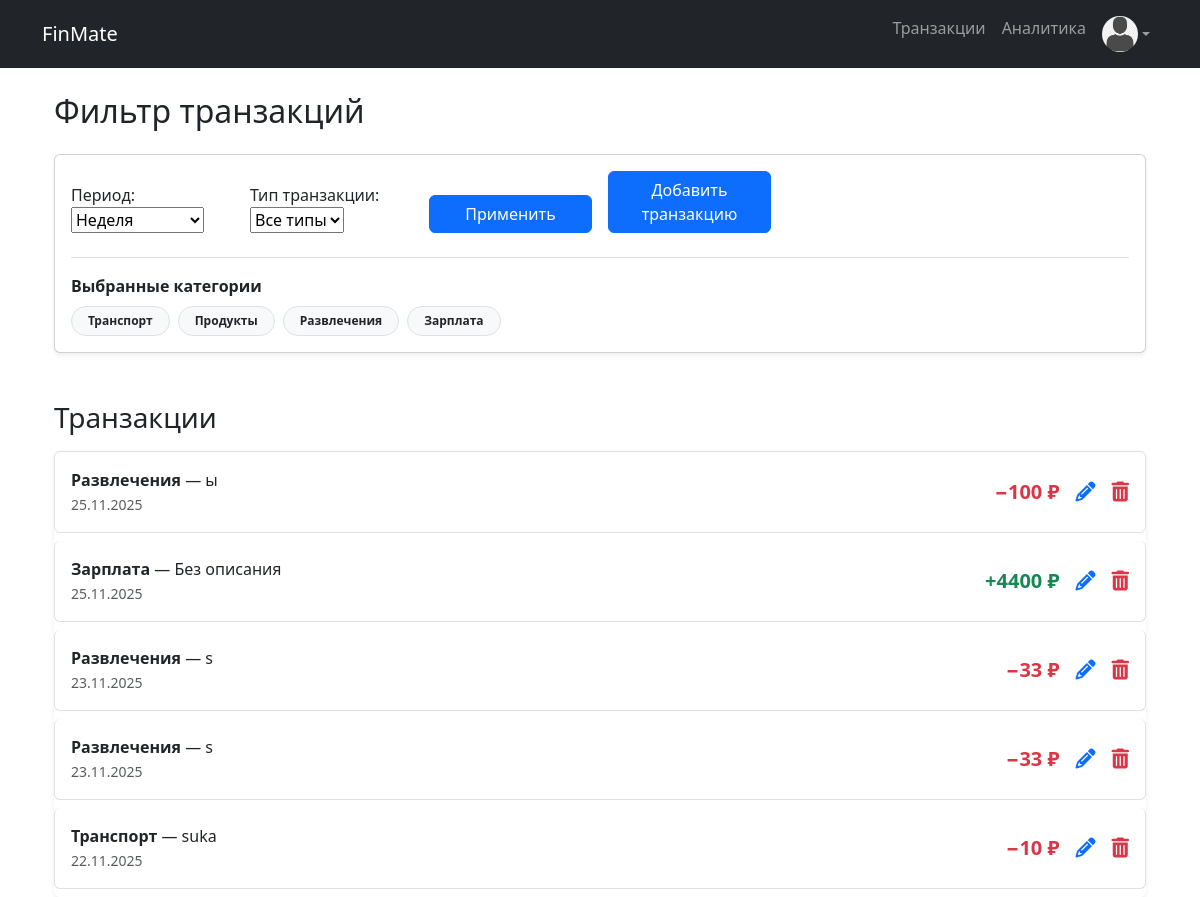
Page / (signed in) on the committed database.
### personal_finance/models.py (models this page shows, shortened)
class Category(models.Model):
    class OperationType(models.TextChoices):
        INCOME = 'income', 'Доход'
        EXPENSE = 'expense', 'Расход'
    name = models.CharField(max_length=255, unique=True, verbose_name="Имя категории")

class PersonalTransaction(models.Model):
    class OperationType(models.TextChoices):
        INCOME = 'income', 'Доход'
        EXPENSE = 'expense', 'Расход'
    total = models.DecimalField(max_digits=10, decimal_places=2, null=False, verbose_name="Сумма")
    date = models.DateField(verbose_name="Дата")
    description = models.TextField(blank=True, verbose_name="Описание")
    category = models.ForeignKey('Category', on_delete=models.CASCADE, verbose_name="Категория",
                                 related_name='category_transactions')
    user = models.ForeignKey(settings.AUTH_USER_MODEL, on_delete=models.CASCADE, verbose_name="Пользователь",
                             related_name='transactions')
    operation_type = models.CharField(max_length=7, default=OperationType.EXPENSE,
                                      choices=OperationType.choices)

### personal_finance/views.py (the view, shortened to what this page needs)
# urls.py: path('', views.transaction_list, name='home'),
@login_required
def transaction_list(request):
    form = TransactionUserForm(data=request.GET or None)
    queryset = PersonalTransaction.objects.filter(user=request.user)\
        .select_related("category").order_by("-date", "-id")
    context = {
        "form": form,
        "transactions": queryset,
        'title': 'Мои финансы',
    }
    return render(request, "personal_finance/transactions_list.html", context)

### personal_finance/forms.py (shortened to what this page needs)
class TransactionUserForm(forms.Form):
    period = forms.ChoiceField(choices=PERIOD_CHOICES, required=False, initial='week', label="Период")
    operation_type = forms.ChoiceField(choices=TYPE_CHOICES, required=False, initial="", label="Тип транзакции")
    date_from = forms.DateField(label="Выберите начало", required=False,
                                input_formats=["%d.%m.%Y"],
                                widget=forms.DateInput(attrs={"placeholder": "дд.мм.гггг"}))
    date_to = forms.DateField(label="Выберите конец", required=False,
                              input_formats=["%d.%m.%Y"],
                              widget=forms.DateInput(attrs={"placeholder": "дд.мм.гггг"}))
    category = forms.ModelMultipleChoiceField(queryset=Category.objects.all(),
                                      widget=forms.CheckboxSelectMultiple, required=False,
                                      label="Выбранные категории")

### users/context_processors.py (called while the page is built)
def default_avatar(request):
    return {'DEFAULT_AVATAR': settings.DEFAULT_AVATAR}

### personal_finance/templates/personal_finance/transactions_list.html (shortened to what this page needs)
{% extends "base.html" %}
{% load static %}
{% block content %}
<div class="container mt-4">
    <h2 class="mb-4">Фильтр транзакций</h2>
    <div class="card shadow-sm mb-5">
        <div class="card-body">
            <form method="get" novalidate>
                <div class="row g-3 align-items-end">
                    <div class="col-lg-2 col-md-4 col-sm-6">
                        {{ form.period.label_tag }}
                        {{ form.period }}
                    </div>
                    <div class="col-lg-2 col-md-4 col-sm-6">
                        {{ form.operation_type.label_tag }}
                        {{ form.operation_type }}
                    </div>
                    <div class="col-lg-2 col-md-4 col-sm-6">
                        <button type="submit" class="btn btn-primary w-100">Применить</button>
                    </div>
                    <div class="col-lg-2 col-md-4 col-sm-6">
                        <a href="{% url 'add_transaction' %}" class="btn btn-primary w-100">
                            Добавить транзакцию
                        </a>
                    </div>
                </div>
                <div class="mt-4 pt-3 border-top">
                    <label class="form-label fw-semibold">{{ form.category.label }}</label>
                    <div class="d-flex flex-wrap gap-2">
                            {% for category in form.category.field.queryset %}
                                <label class="badge category-badge rounded-pill px-3 py-2
                                    {% if category.pk|stringformat:'s' in form.category.value %}
                                        bg-primary text-white
                                    {% else %}
                                        bg-light text-dark border
                                    {% endif %}"
                                       data-category-id="{{ category.pk }}">
                                    <span>{{ category.name }}</span>
                                </label>
                            {% endfor %}
                        </div>
                </div>
            </form>
        </div>
    </div>
    <h3 class="mb-3">Транзакции</h3>
        {% if transactions %}
        <div class="list-group shadow-sm">
            {% for t in transactions %}
                <div class="list-group-item d-flex justify-content-between align-items-center py-3 rounded mb-2 hover-shadow">
                <a href="{% url 'edit_transaction' t.pk %}" class="text-decoration-none text-dark flex-grow-1">
                    <strong>{{ t.category.name }}</strong> — {{ t.description|default:"Без описания" }}
                    <br>
                    <small class="text-muted">{{ t.date|date:"d.m.Y" }}</small>
                </a>
                <div class="d-flex align-items-center gap-3">
                    <div class="{% if t.operation_type == 'income' %}text-success{% else %}text-danger{% endif %} fw-bold fs-5">
                        {% if t.operation_type == 'income' %}+{% else %}−{% endif %}{{ t.total|floatformat:0 }} ₽
                    </div>
                    <a href="{% url 'edit_transaction' t.pk %}"
                       class="text-primary fs-5"
                       title="Редактировать">
                        <i class="fas fa-pencil-alt"></i>
                    </a>
                    <form method="post" action="{% url 'delete_transaction' t.pk %}" class="d-inline">
                        <button type="submit"
                                class="btn p-0 border-0 bg-transparent text-danger fs-5"
                                title="Удалить"
                                onclick="return confirm('Удалить транзакцию?');">
                            <i class="fas fa-trash-alt"></i>
                        </button>
                    </form>
                </div>
            </div>
            {% endfor %}
        </div>
    {% else %}
        <div class="text-center py-5 text-muted">
            <p class="lead">Нет транзакций за выбранный период</p>
        </div>
    {% endif %}
</div>
{% endblock %}
{% block extra_css %}
<link rel="stylesheet" href="{% static 'personal_finance/css/styles.css' %}">
{% endblock %}

### templates/base.html (shortened to what this page needs)
{% load static %}
{% load widget_tweaks %}
<!DOCTYPE html>
<html lang="en">
<head>
    <link rel="stylesheet" href="https://cdnjs.cloudflare.com/ajax/libs/font-awesome/6.5.0/css/all.min.css">
    <link href="https://cdn.jsdelivr.net/npm/bootstrap@5.3.2/dist/css/bootstrap.min.css" rel="stylesheet">
    <link rel="stylesheet" href="{% static 'users/css/profile.css' %}">
    <link rel="stylesheet" href="{% static 'personal_finance/css/styles.css' %}">
    {% block extra_css %}{% endblock %}
</head>
<body>
    <nav class="navbar navbar-expand-lg navbar-dark bg-dark mb-4">
        <div class="container">
            <a class="navbar-brand" href="{% url 'home' %}">FinMate</a>
            <div class="collapse navbar-collapse" id="navbarNav">
                <ul class="navbar-nav ms-auto">
                    {% if user.is_authenticated %}
                    <li class="nav-item"><a class="nav-link" href="{% url 'home' %}">Транзакции</a></li>
                    <li class="nav-item"><a class="nav-link" href="{% url 'analytics' %}">Аналитика</a></li>
                    <li class="nav-item dropdown">
                        <a class="nav-link dropdown-toggle d-flex align-items-center" href="#" id="avatarMenu" role="button"
                           data-bs-toggle="dropdown" aria-expanded="false">
                            {% if user.avatar %}
                                <img src="{{ user.avatar.url }}" alt="avatar" class="rounded-circle"
                                     style="width: 36px; height: 36px; object-fit: cover;">
                            {% else %}
                                <img src="{{ DEFAULT_AVATAR }}" class="rounded-circle"
                                 style="width:36px;height:36px;object-fit:cover;">
                            {% endif %}
                        </a>
                    </li>
                    {% else %}
                    <li class="nav-item"><a class="nav-link" href="{% url 'users:login' %}">Войти</a></li>
                    {% endif %}
                </ul>
            </div>
        </div>
    </nav>
    <div class="container">
        {% block content %}
        {% endblock %}
    </div>
</body>
</html>

### personal_finance/static/personal_finance/css/styles.css (style rules this page uses)
.badge { transition: all 0.25s ease; }

### rows in the picture
Category: name "Транспорт"
Category: name "Продукты"
Category: name "Развлечения"
Category: name "Зарплата"
PersonalTransaction: category.name "Развлечения", description "ы", date "25.11.2025", total "100"
PersonalTransaction: category.name "Зарплата", description "Без описания", date "25.11.2025", total "4400"
PersonalTransaction: category.name "Развлечения", description "s", date "23.11.2025", total "33"
PersonalTransaction: category.name "Развлечения", description "s", date "23.11.2025", total "33"
PersonalTransaction: category.name "Транспорт", description "suka", date "22.11.2025", total "10"
